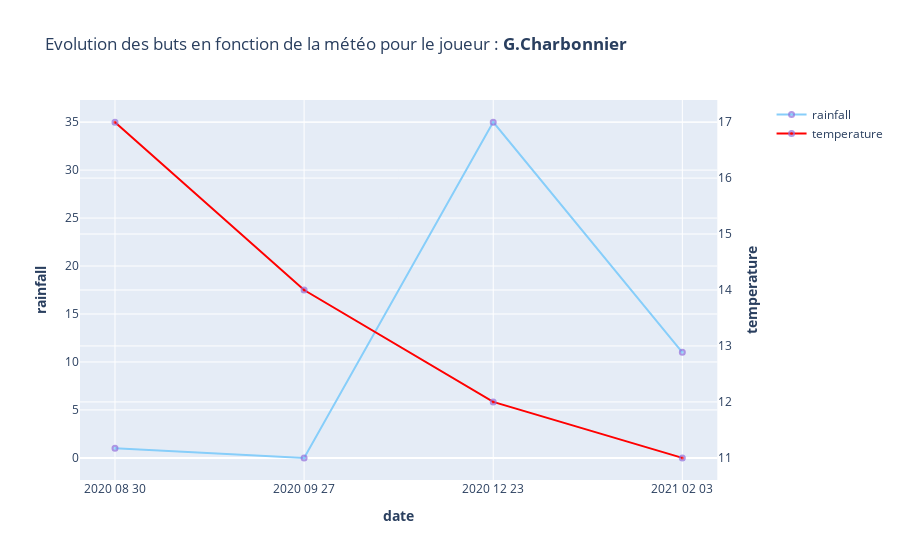

Notebook code for this chart:
### Code cell
# Create figure with secondary y-axis
fig = make_subplots(specs=[[{"secondary_y": True}]])
 
# Add traces
fig.add_trace(
    go.Scatter(mode='lines+markers', 
                   marker=dict(
                        color='LightSkyBlue',
                        size=df_players_and_goals['number_of_goals'] * 5,
                        line=dict(
                            color='MediumPurple',
                            width=2
                    )
                )
               , x=df_players_and_goals['date'], y=df_players_and_goals['rainfall'], name="rainfall"),
    secondary_y=False,
)
 
fig.add_trace(
    go.Scatter(mode='lines+markers', 
                   marker=dict(
                        color='Red',
                        size=df_players_and_goals['number_of_goals'] * 5,
                        line=dict(
                            color='MediumPurple',
                            width=2
                    )
                )
               , x=df_players_and_goals['date'], y=df_players_and_goals['temperature'], name="temperature"),
    secondary_y=True,
)
 
# Add figure title
fig.update_layout(
    title_text=f"Evolution des buts en fonction de la météo pour le joueur : <b>{player}</b>"
)
 
# Set x-axis title
fig.update_xaxes(title_text="<b>date</b>")
 
# Set y-axes titles
fig.update_yaxes(title_text="<b>rainfall</b>", secondary_y=False)
fig.update_yaxes(title_text="<b>temperature</b>", secondary_y=True)

 

fig.show()

### Figure 1 — Plotly figure (JSON) as saved in the notebook; plotly's stock layout.template omitted (floating-point values rounded to 4 significant figures)
{"data": [{"marker": {"color": "LightSkyBlue", "line": {"color": "MediumPurple", "width": 2}, "size": [5, 5, 5, 5]}, "mode": "lines+markers", "name": "rainfall", "type": "scatter", "x": ["2020 08 30", "2020 09 27", "2020 12 23", "2021 02 03"], "xaxis": "x", "y": [1, 0, 35, 11], "yaxis": "y"}, {"marker": {"color": "Red", "line": {"color": "MediumPurple", "width": 2}, "size": [5, 5, 5, 5]}, "mode": "lines+markers", "name": "temperature", "type": "scatter", "x": ["2020 08 30", "2020 09 27", "2020 12 23", "2021 02 03"], "xaxis": "x", "y": [17, 14, 12, 11], "yaxis": "y2"}], "layout": {"title": {"text": "Evolution des buts en fonction de la météo pour le joueur : <b>G.Charbonnier</b>"}, "xaxis": {"anchor": "y", "domain": [0, 0.94], "title": {"text": "<b>date</b>"}}, "yaxis": {"anchor": "x", "domain": [0, 1], "title": {"text": "<b>rainfall</b>"}}, "yaxis2": {"anchor": "x", "overlaying": "y", "side": "right", "title": {"text": "<b>temperature</b>"}}}}
